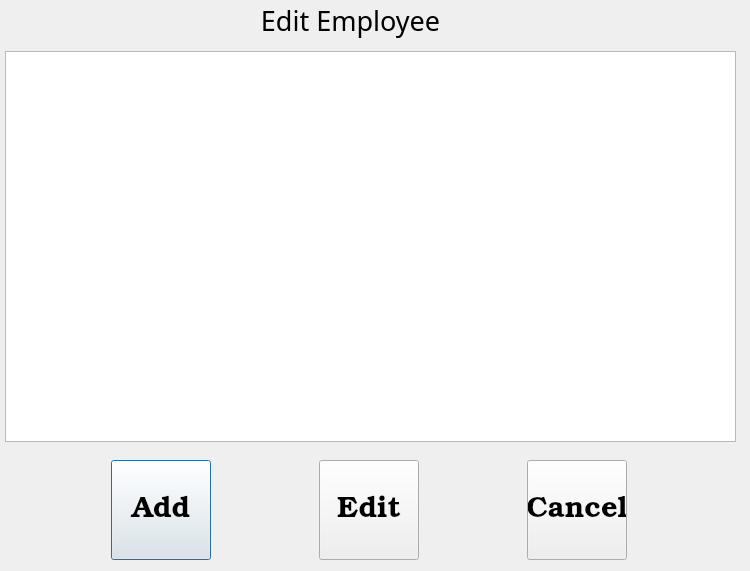
<?xml version="1.0" encoding="UTF-8"?>
<ui version="4.0">
 <class>edit_employee_dialog</class>
 <widget class="QDialog" name="edit_employee_dialog">
  <property name="geometry">
   <rect>
    <x>0</x>
    <y>0</y>
    <width>750</width>
    <height>571</height>
   </rect>
  </property>
  <property name="font">
   <font>
    <family>Book Antiqua</family>
    <pointsize>20</pointsize>
   </font>
  </property>
  <property name="windowTitle">
   <string>Add/Edit Employee</string>
  </property>
  <widget class="QLabel" name="lbl_edit_employee">
   <property name="geometry">
    <rect>
     <x>200</x>
     <y>0</y>
     <width>301</width>
     <height>41</height>
    </rect>
   </property>
   <property name="text">
    <string>Edit Employee</string>
   </property>
   <property name="alignment">
    <set>Qt::AlignCenter</set>
   </property>
  </widget>
  <widget class="QTableView" name="tableView">
   <property name="geometry">
    <rect>
     <x>5</x>
     <y>51</y>
     <width>731</width>
     <height>391</height>
    </rect>
   </property>
  </widget>
  <widget class="QWidget" name="horizontalLayoutWidget">
   <property name="geometry">
    <rect>
     <x>9</x>
     <y>459</y>
     <width>721</width>
     <height>102</height>
    </rect>
   </property>
   <layout class="QHBoxLayout" name="horizontalLayout">
    <item>
     <widget class="QPushButton" name="btn_add">
      <property name="sizePolicy">
       <sizepolicy hsizetype="Preferred" vsizetype="Preferred">
        <horstretch>0</horstretch>
        <verstretch>20</verstretch>
       </sizepolicy>
      </property>
      <property name="minimumSize">
       <size>
        <width>100</width>
        <height>100</height>
       </size>
      </property>
      <property name="maximumSize">
       <size>
        <width>100</width>
        <height>100</height>
       </size>
      </property>
      <property name="baseSize">
       <size>
        <width>12</width>
        <height>2</height>
       </size>
      </property>
      <property name="font">
       <font>
        <family>Bookman Old Style</family>
        <pointsize>22</pointsize>
        <stylestrategy>PreferAntialias</stylestrategy>
       </font>
      </property>
      <property name="text">
       <string>Add</string>
      </property>
     </widget>
    </item>
    <item>
     <widget class="QPushButton" name="btn_edit">
      <property name="sizePolicy">
       <sizepolicy hsizetype="Preferred" vsizetype="Preferred">
        <horstretch>0</horstretch>
        <verstretch>20</verstretch>
       </sizepolicy>
      </property>
      <property name="minimumSize">
       <size>
        <width>100</width>
        <height>100</height>
       </size>
      </property>
      <property name="maximumSize">
       <size>
        <width>100</width>
        <height>100</height>
       </size>
      </property>
      <property name="baseSize">
       <size>
        <width>12</width>
        <height>2</height>
       </size>
      </property>
      <property name="font">
       <font>
        <family>Bookman Old Style</family>
        <pointsize>22</pointsize>
        <stylestrategy>PreferAntialias</stylestrategy>
       </font>
      </property>
      <property name="text">
       <string>Edit</string>
      </property>
     </widget>
    </item>
    <item>
     <widget class="QPushButton" name="btn_cancel">
      <property name="sizePolicy">
       <sizepolicy hsizetype="Preferred" vsizetype="Preferred">
        <horstretch>0</horstretch>
        <verstretch>20</verstretch>
       </sizepolicy>
      </property>
      <property name="minimumSize">
       <size>
        <width>100</width>
        <height>100</height>
       </size>
      </property>
      <property name="maximumSize">
       <size>
        <width>100</width>
        <height>100</height>
       </size>
      </property>
      <property name="baseSize">
       <size>
        <width>12</width>
        <height>2</height>
       </size>
      </property>
      <property name="font">
       <font>
        <family>Bookman Old Style</family>
        <pointsize>22</pointsize>
        <stylestrategy>PreferAntialias</stylestrategy>
       </font>
      </property>
      <property name="text">
       <string>Cancel</string>
      </property>
     </widget>
    </item>
   </layout>
  </widget>
 </widget>
 <resources/>
 <connections/>
</ui>
